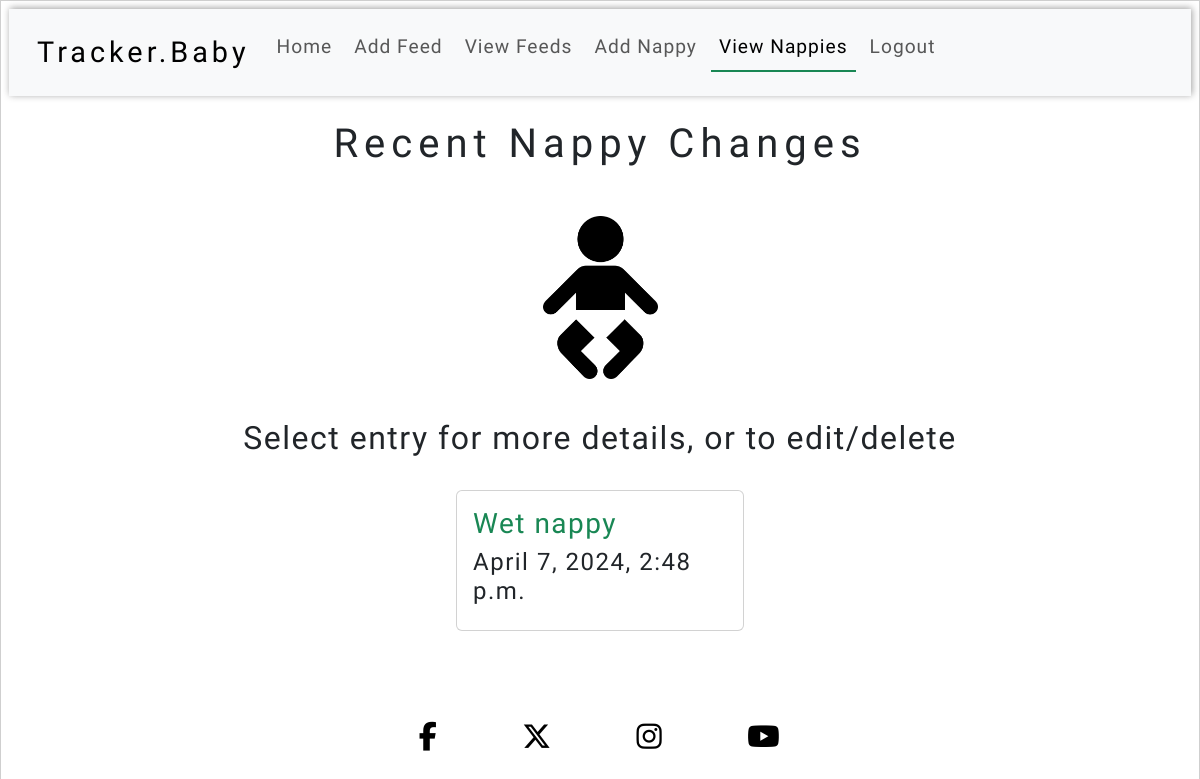
/nappy_changes/nappy_changes_list/ (signed in), run on an earlier commit of the app's database.
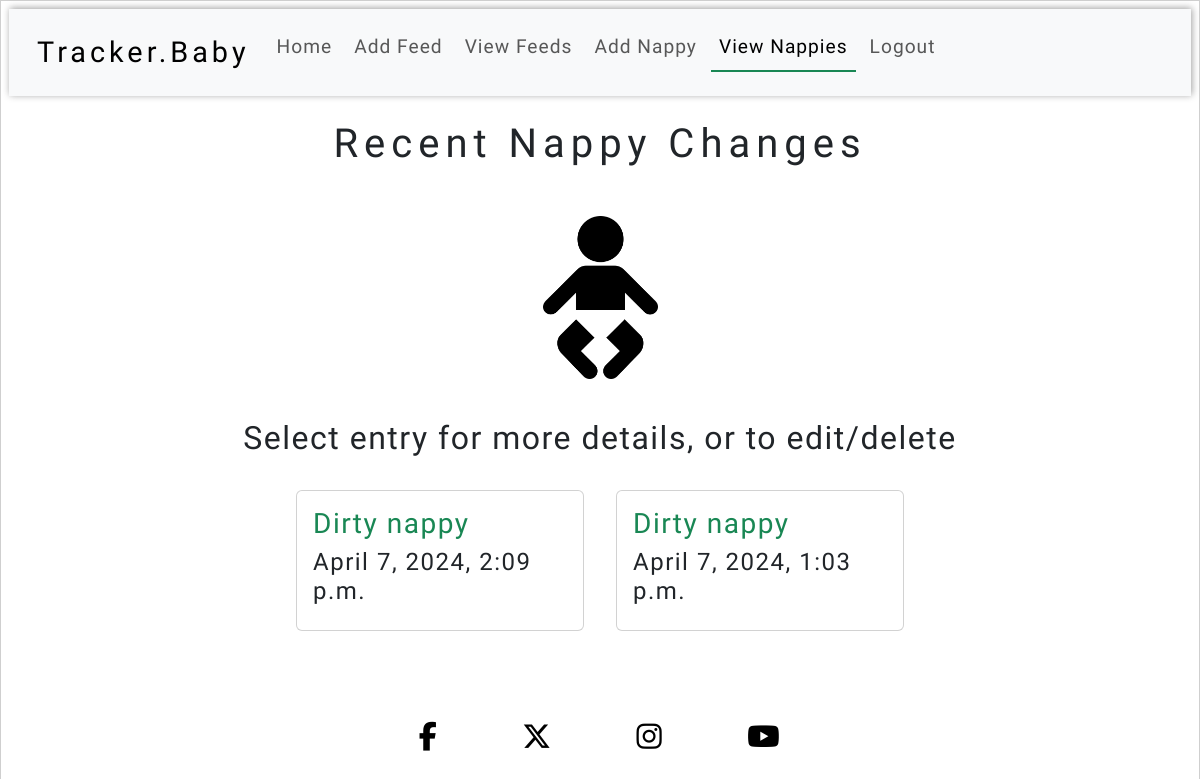
And on a later commit of the database.
### nappy_changes/models.py (models this page shows, shortened)
class NappyChange(models.Model):
    NAPPY_CONTENTS = (("wet", "Wet"), ("dirty", "Dirty"), ("nothing", "Nothing"))
    user = models.ForeignKey(
        User, on_delete=models.CASCADE, related_name="nappy_changes_list"
    )
    date_and_time = models.DateTimeField()
    nappy_contents = models.CharField(
        max_length=10, choices=NAPPY_CONTENTS, null=False, blank=False
    )
    rash = models.BooleanField(default=False)
    notes = models.CharField(max_length=100, blank=True)
    class Meta:
        ordering = ["-date_and_time"]

### nappy_changes/views.py (the view)
# urls.py: path("nappy_changes_list/", NappyChangesList.as_view(), name="nappy_changes_list"),
class NappyChangesList(LoginRequiredMixin, ListView):
    template_name = "nappy_changes/nappy_changes_list.html"
    model = NappyChange
    context_object_name = "nappy_changes_list"
    def get_queryset(self):
        return self.request.user.nappy_changes_list.all()

### nappy_changes/templates/nappy_changes/nappy_changes_list.html (shortened to what this page needs)
{% extends "base.html" %}
{% load static %}
{% block content %}
<h1 class="text-center p-2 d-block page-title">
  Recent Nappy Changes
</h1>
<div class="nappy-change-list-img text-center">
  <img src="{% static 'images/nappy-change-img-2.webp/' %}" alt="Nappy change clipart" class="list-view-pic-nappy">
</div>
<h2 class="text-center p-2 d-block">
  Select entry for more details, or to edit/delete
</h2>
<div class="container d-flex flex-row flex-wrap justify-content-center">
  {% for nappy_change in nappy_changes_list %}
  <div class="card nappy_changes_list_card"
    aria-label="{{nappy_change.nappy_contents}} nappy from {{nappy_change.date_and_time}}" style="width: 18rem;">
    <div class="card-body ">
      <a href="{% url 'nappy_change_detail' nappy_change.id %}">
        <h3 class="card-title text-success">{{nappy_change.nappy_contents|title}} nappy</h3>
      </a>
      <h4>{{nappy_change.date_and_time}}</h4>
    </div>
  </div>
  {% endfor %}
</div>
{% endblock %}

### templates/base.html (shortened to what this page needs)
{%load static %}
<!DOCTYPE html>
<html lang="en">
<head>
    {% block extra_css %}
    <link rel="stylesheet" href="https://cdnjs.cloudflare.com/ajax/libs/bootstrap/5.3.3/css/bootstrap.min.css"
 />
    <link rel="stylesheet" href={% static '/css/base.css' %}>
    {% endblock %}
</head>
<body>
    {% include 'includes/header.html' %}
    <main>
        {% block content %}
        {% endblock %}
    </main>
    {% include 'includes/footer.html' %}
</body>
</html>

### templates/includes/header.html (shortened to what this page needs)
{%load static %}
<header>
  {% with request.resolver_match.url_name as url_name %}
    <nav class="navbar navbar-expand-md bg-body-tertiary">
        <div class="container-fluid navbar-container">
          <a class="navbar-brand navbar-title" href="{% url 'home' %}">Tracker.Baby</a>
          <div class="collapse navbar-collapse" id="navbarNav">
            <ul class="navbar-nav me-auto mb-2">
              <li class="nav-item">
                <a class="nav-link {% if url_name == 'home' %}active{% endif %}" aria-current="page" href="{% url 'home' %}">Home</a>
              </li>
              <li class="nav-item">
                <a class="nav-link {% if url_name == 'add_feed' %}active{% endif %}" href="{% url 'add_feed' %}">Add Feed</a>
              </li>
              <li class="nav-item">
                <a class="nav-link {% if url_name == 'feeds_list' %}active{% endif %}" href="{% url 'feeds_list' %}">View Feeds</a>
              </li>
              <li class="nav-item">
                <a class="nav-link {% if url_name == 'add_nappy_change' %}active{% endif %}" href="{% url 'add_nappy_change' %}">Add Nappy</a>
              </li>
              <li class="nav-item">
                <a class="nav-link {% if url_name == 'nappy_changes_list' %}active{% endif %}" href="{% url 'nappy_changes_list' %}">View Nappies</a>
              </li>
              {% if request.user.is_authenticated %}
              <li class="nav-item">
                <a class="nav-link {% if url_name == 'accounts_logout' %}active{% endif %}" href="/accounts/logout/">Logout</a>
              </li>
              {% endif %}
            </ul>
          </div>
        </div>
      </nav>
{% endwith %}
</header>

### templates/includes/footer.html
<footer>
        <a href="https://www.facebook.com/" target="_blank" rel="noopener"
                aria-label="Find us on Facebook (opens in a new tab)"><i class="fa-brands fa-facebook-f social-icon"></i></a>
        <a href="https://www.twitter.com/" target="_blank" rel="noopener"
                aria-label="Find us on X (opens in a new tab)"><i class="fa-brands fa-x-twitter social-icon"></i></a>
        <a href="https://www.instagram.com/" target="_blank" rel="noopener"
                aria-label="Find us on Instagram (opens in a new tab)"><i class="fa-brands fa-instagram social-icon"></i></a>
        <a href="https://www.youtube.com/" target="_blank" rel="noopener"
                aria-label="Find us on YouTube (opens in a new tab)"><i class="fa-brands fa-youtube social-icon"></i></a>
</footer>

### static/css/base.css (style rules this page uses)
:root { --title: 'Tilt Neon', sans-serif; --main-font: 'Hind', sans-serif; --small-box-shadow: 1px -1px 7px 0 #00000061; --small-box-shadow-2: 1px -1px 7px 0 #198754; border: 1px solid #00000030; }
body { display: flex; flex-direction: column; min-height: 100vh; font-family: var(--main-font); letter-spacing: 1.5px; font-size: 120%; padding: 0.5rem; }
main { flex: 1 0 auto; padding: 1rem; }
.page-title { font-family: var(--title); letter-spacing: 6px; }
header { font-family: var(--title); letter-spacing: 1px; font-size: 100%; }
.navbar-title { font-family: var(--title); letter-spacing: 4px; font-size: 150%; }
.nav-item { margin-left: 3px; margin-right: 3px; text-align: center; }
.navbar { box-shadow: var(--small-box-shadow); padding: 1rem; }
.navbar-container { max-width: 100%; overflow: hidden; }
.navbar-nav { display: flex; flex-shrink: 1; }
.active { border-bottom: 2px solid #198754; font-weight: 500; }
a { text-decoration: none; }
.card { margin: 1rem; }
.list-view-pic-nappy { width: 15%; margin: 2rem; }
footer { flex-shrink: 0; display: flex; flex-direction: row; justify-content: center; align-items: center; }
.social-icon { font-size: 150%; margin: 3.5vw; color: black; }
@media screen and (min-width: 768px) { .list-view-pic-nappy { width: 10%; } }

What changed in the data, as far as the page shows it:
removed NappyChange: nappy_contents "Wet", date_and_time "April 7, 2024, 2:48 p.m."
added NappyChange: nappy_contents "Dirty", date_and_time "April 7, 2024, 2:09 p.m."
added NappyChange: nappy_contents "Dirty", date_and_time "April 7, 2024, 1:03 p.m."
